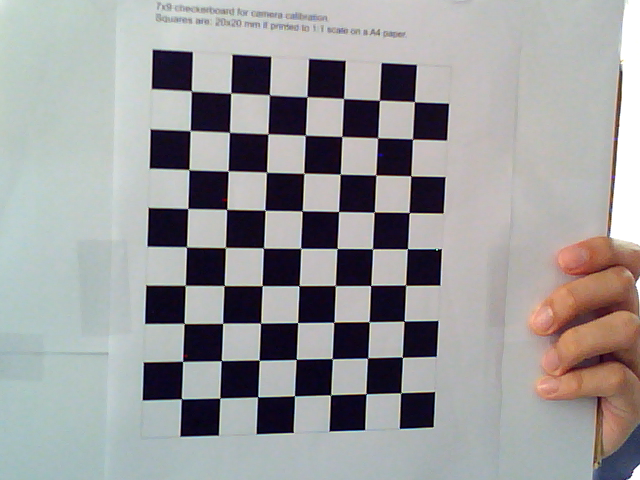
#> input picture image_data/left/0.png, 640 x 480 px; its folder holds only this picture in this run
$ python calibrate.py
#> lines starting #> are read from the running program, lines starting #| are printed output that depends on the picture; after the words box and inside, x2 and y2 are one past the last pixel; in counts of white or black regions, pixels touching at a corner belong together; long printed decimals are rounded
#Code structure mainly based on https://opencv-python-tutroals.readthedocs.io/en/latest/py_tutorials/py_calib3d/py_calibration/py_calibration.html

import numpy as np
import cv2
import glob
import matplotlib.pyplot as plt

def calibrate(camera,boardSize): #left or right camera
#> called with camera = 'left', boardSize = (7, 9)
    bH,bW = boardSize[0],boardSize[1]
    # termination criteria
    criteria = (cv2.TERM_CRITERIA_EPS + cv2.TERM_CRITERIA_MAX_ITER, 30, 0.001)

    # prepare object points, like (0,0,0), (1,0,0), (2,0,0) ....,(6,5,0)
    objp = np.zeros((bH*bW,3), np.float32)
    objp[:,:2] = np.mgrid[0:bH,0:bW].T.reshape(-1,2)*20 #20mm square

    # Arrays to store object points and image points from all the images.
    objpoints = [] # 3d point in real world space
    imgpoints = [] # 2d points in image plane.

    images = glob.glob('image_data/' + camera + '/*.png')

    for fname in images:
        print(fname)
        img = cv2.imread(fname)
#> img is the input picture: shape (480, 640, 3); mean B, G, R 155.5, 154.7, 155.1
        gray = cv2.cvtColor(img,cv2.COLOR_BGR2GRAY)

        # Find the chess board corners
        ret, corners = cv2.findChessboardCorners(gray, boardSize,None)
#> ret = True; corners = 63 rows, first 8: [191.5, 90.46], [230.5, 92.53], [269.5, 94.65], [307.1, 96.98], [343.8, 98.03], [379.5, 100.5], [414.6, 101.6], [190.1, 130.7]

        # If found, add object points, image points (after refining them)
        if ret == True:
            objpoints.append(objp)

            corners2 = cv2.cornerSubPix(gray,corners,(5,5),(-1,-1),criteria)
#> corners2 = 63 rows, first 8: [191.4, 90.94], [230.7, 93.08], [269.5, 94.83], [306.9, 96.75], [343.6, 98.49], [379.4, 100.3], [414.4, 101.7], [190.2, 130.6]
            imgpoints.append(corners2)

            # Draw and display the corners
            img = cv2.drawChessboardCorners(img, boardSize, corners2,ret)
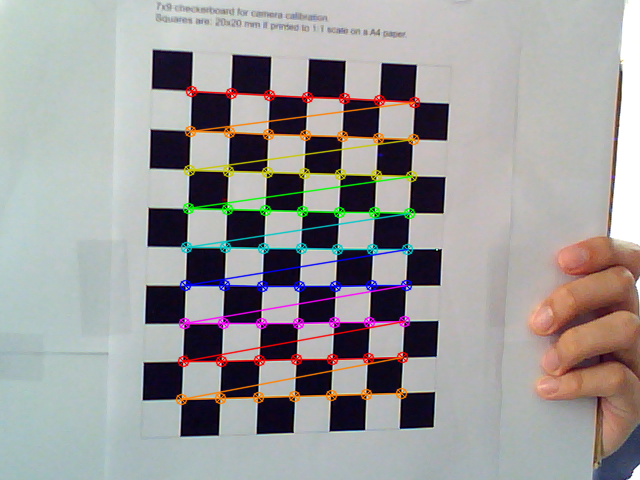
#> img: shape (480, 640, 3); 5.27% of pixels changed, all inside (x1, y1, x2, y2) = (175, 85, 421, 406)
            cv2.imshow('img',img)
            cv2.waitKey(500)

    cv2.destroyAllWindows()


    ret, mtx, dist, rvecs, tvecs = cv2.calibrateCamera(objpoints, imgpoints, gray.shape[::-1],None,None)
#> ret = 0.182; mtx = [[1656, 0, 393.8], [0, 1618, 122.1], [0, 0, 1]]; dist = [[1.04, -22.79, -0.0703, 0.00633, 218.9]]; rvecs = ([0.0275, -0.402, 0.0409],); tvecs = ([-99.49, -14.96, 823.2],)
    np.save(camera+'_camera/ret',ret)
    np.save(camera+'_camera/mtx',mtx)
    np.save(camera+'_camera/dist',dist)
    np.save(camera+'_camera/rvecs',rvecs)
    np.save(camera+'_camera/tvecs',tvecs)


    if(camera == 'left'):
        img = cv2.imread('stereo_image/left.png')
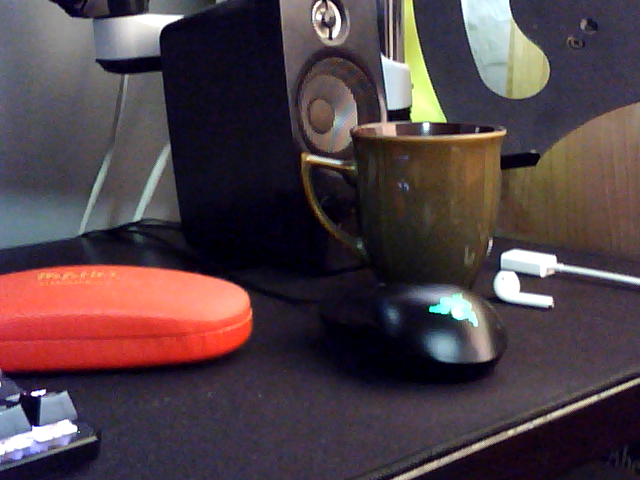
#> input picture stereo_image/left.png, 640 x 480 px
#> img is the input picture: shape (480, 640, 3); mean B, G, R 69.9, 64.2, 80.2
    else:
        img = cv2.imread('stereo_image/right.png')
    h,  w = img.shape[:2]
#> h = 480; w = 640
    newcameramtx, roi=cv2.getOptimalNewCameraMatrix(mtx,dist,(w,h),1,(w,h))
#> newcameramtx = [[1671, 0, 392.3], [0, 1595.4, 117.9], [0, 0, 1]]; roi = (15, 8, 618, 454)

    # undistort
    dst = cv2.undistort(img, mtx, dist, None, newcameramtx)

    # crop the image
    x,y,w,h = roi
#> x = 15; y = 8; w = 618; h = 454
    dst = dst[y:y+h, x:x+w]
#> dst: shape (454, 618, 3)
    if(camera == 'left'):
        img = cv2.imwrite('stereo_image/L.png',dst)
    else:
        img = cv2.imwrite('stereo_image/R.png',dst)
    plt.imshow(dst)
    plt.show()

    mean_error = 0
    for i in range(len(objpoints)):
        imgpoints2, _ = cv2.projectPoints(objpoints[i], rvecs[i], tvecs[i], mtx, dist)
        error = cv2.norm(imgpoints[i],imgpoints2, cv2.NORM_L2)/len(imgpoints2)
        mean_error += error
#> this loop made 1 pass
#> (error, mean_error) on pass 1: (0.0229, 0.0229)
#> after the loop, mean_error = 0.0229

    print ("total error: ", mean_error/len(objpoints))
#| total error:  0.02293
    return

calibrate('left', (7,9))
calibrate('right',(7,9))
#> call 2 of calibrate, with camera = 'right', boardSize = (7, 9)
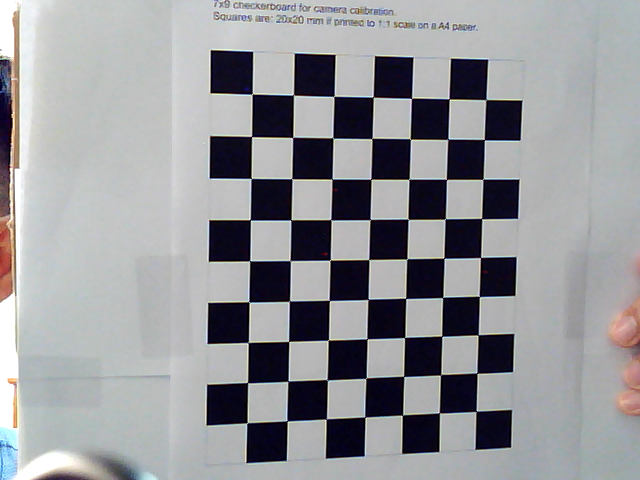
#> input picture image_data/right/0.png, 640 x 480 px
#> in calibrate, img is the input picture: shape (480, 640, 3); mean B, G, R 153.3, 149.6, 148.9
#> in calibrate (call 2), `gray = cv2.cvtColor(img,cv2.COLOR_BGR2GRAY)`:
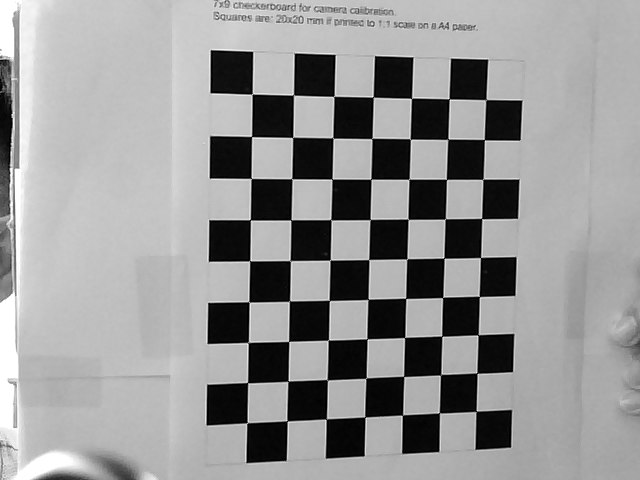
#> gray: shape (480, 640); min 0, max 255, mean 149.8
#> in calibrate (call 2), `ret, corners = cv2.findChessboardCorners(gray, boardSize,None)`: ret = True; corners = 63 rows, first 8: [252.1, 93.88], [293.4, 94.78], [333.7, 96.4], [373, 96.91], [411.5, 98.45], [449.3, 98.76], [486.2, 99.63], [251.5, 136.5]
#> in calibrate (call 2), `corners2 = cv2.cornerSubPix(gray,corners,(5,5),(-1,-1),criteria)`: corners2 = 63 rows, first 8: [252.1, 94.08], [293.4, 95.09], [333.9, 96.37], [373.2, 97.1], [411.5, 98.3], [449.2, 98.83], [485.9, 99.62], [251.5, 136.5]
#> in calibrate (call 2), `img = cv2.drawChessboardCorners(img, boardSize, corners2,ret)`:
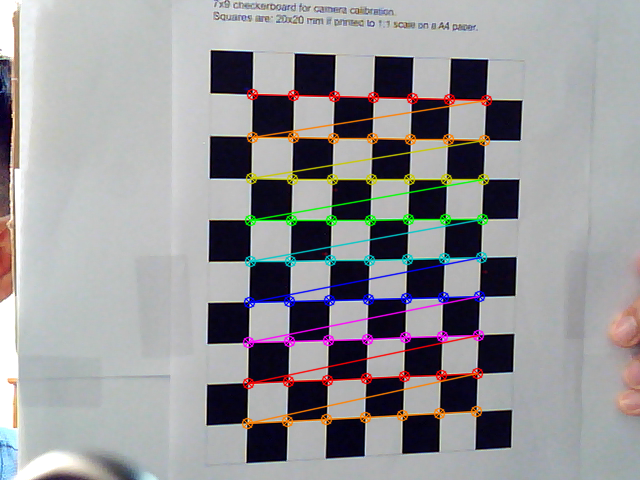
#> img: shape (480, 640, 3); 5.47% of pixels changed, all inside (x1, y1, x2, y2) = (241, 88, 493, 430)
#> in calibrate (call 2), `ret, mtx, dist, rvecs, tvecs = cv2.calibrateCamera(objpoints, imgpoint..`: ret = 0.262; mtx = [[1444.5, 0, 296.1], [0, 1412.2, 172.8], [0, 0, 1]]; dist = [[-0.269, 8.83, -0.0384, -0.00922, -51.18]]; rvecs = ([0.0268, -0.322, 0.0143],); tvecs = ([-20.23, -37.37, 673.1],)
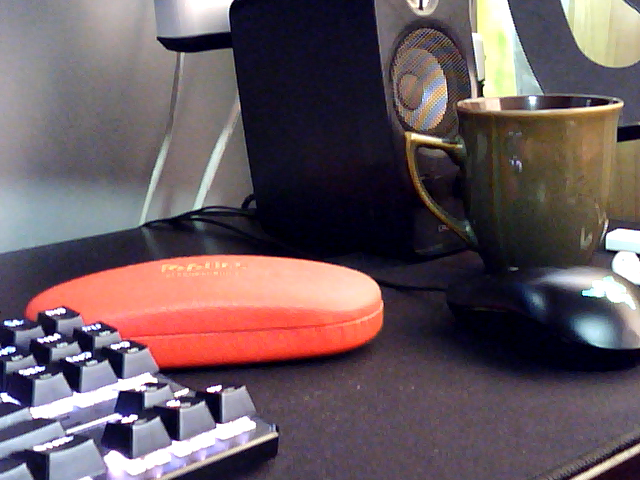
#> input picture stereo_image/right.png, 640 x 480 px
#> in calibrate, img is the input picture: shape (480, 640, 3); mean B, G, R 94.7, 89, 104.7
#> in calibrate (call 2), `newcameramtx, roi=cv2.getOptimalNewCameraMatrix(mtx,dist,(w,h),1,(w,h))`: newcameramtx = [[1432.2, 0, 293.4], [0, 1389.6, 168.1], [0, 0, 1]]; roi = (5, 4, 625, 472)
#> in calibrate (call 2), `x,y,w,h = roi`: x = 5; y = 4; w = 625; h = 472
#> in calibrate (call 2), `dst = dst[y:y+h, x:x+w]`:
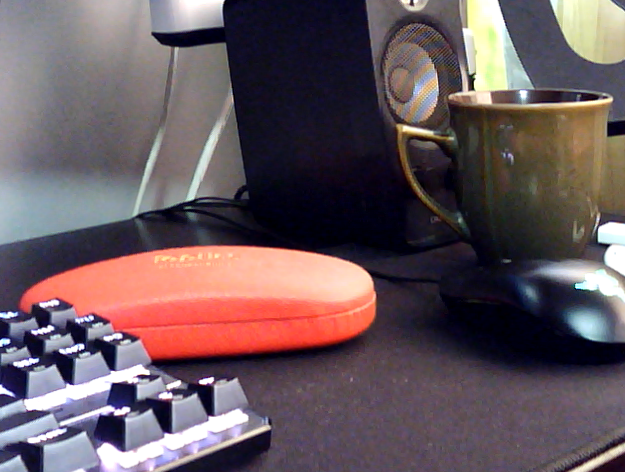
#> dst: shape (472, 625, 3); mean B, G, R 93.8, 88, 104.3
#> the loop in calibrate (call 2), `for i in range(len(objpoints)):` made 1 pass
#> (error, mean_error) on pass 1: (0.033, 0.033)
#> after the loop in calibrate (call 2), `for i in range(len(objpoints)):`: mean_error = 0.033
#| total error:  0.033
